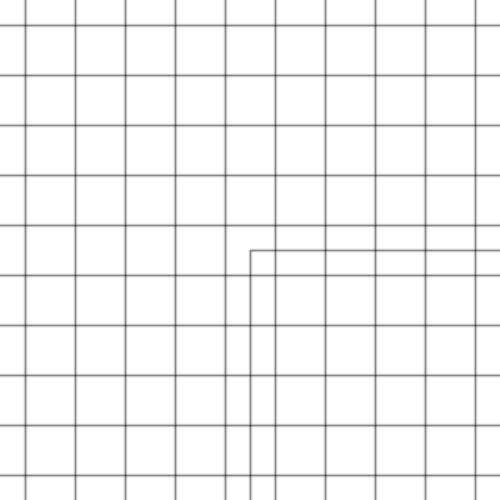
Frame 1 (no input)
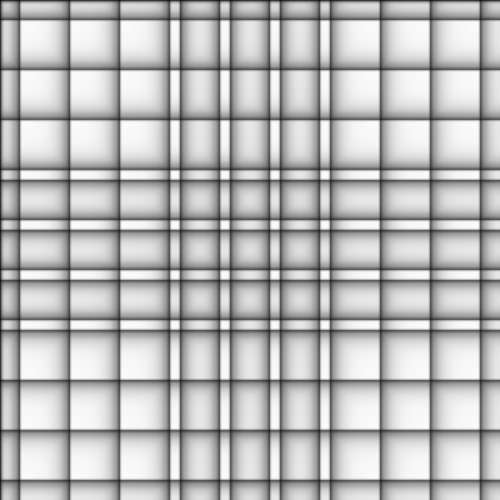
Frame 60 (the mouse pressed at the canvas centre just before this capture)
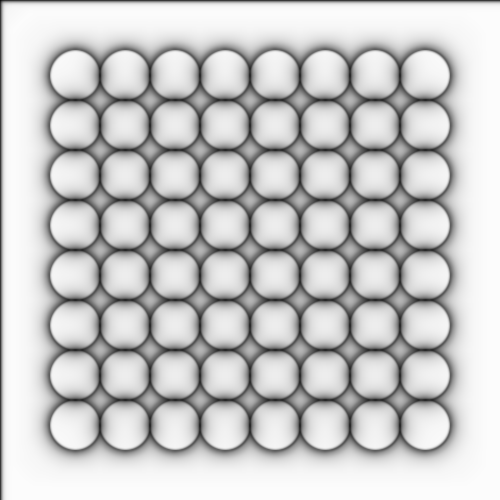
Frame 120 (the mouse held since frame 60 and released just before this capture)

The Processing sketch that drew these frames (run headless with seeded random() and noise(); from frame 60 on, the mouse is pressed at the canvas centre):

// Processing sketch: processing_148903
// ── processing_148903.pde

float diameter;
float angle = 0;
 
void setup() {
  size(500, 500);
  background(255);
  diameter = 290;
  frameRate(1000);
}
 
void draw() {
  fill(255, 40);
  rect(250, 250, width, height);
  float c = 10 + (sin(angle + PI/2) * diameter/2) + diameter/2;
  rectMode(CENTER);
  noFill();
  for (int i = 75; i < width-25; i = i + 50) {
    for (int j = 75; j < height-25; j = j + 50) {
    if (mousePressed) {
      ellipse(i, j, c, c);
      } else {
      rect(i, j, c, c);
      }
    }
  }
  angle += 0.02;
  filter(BLUR, 1);
}
